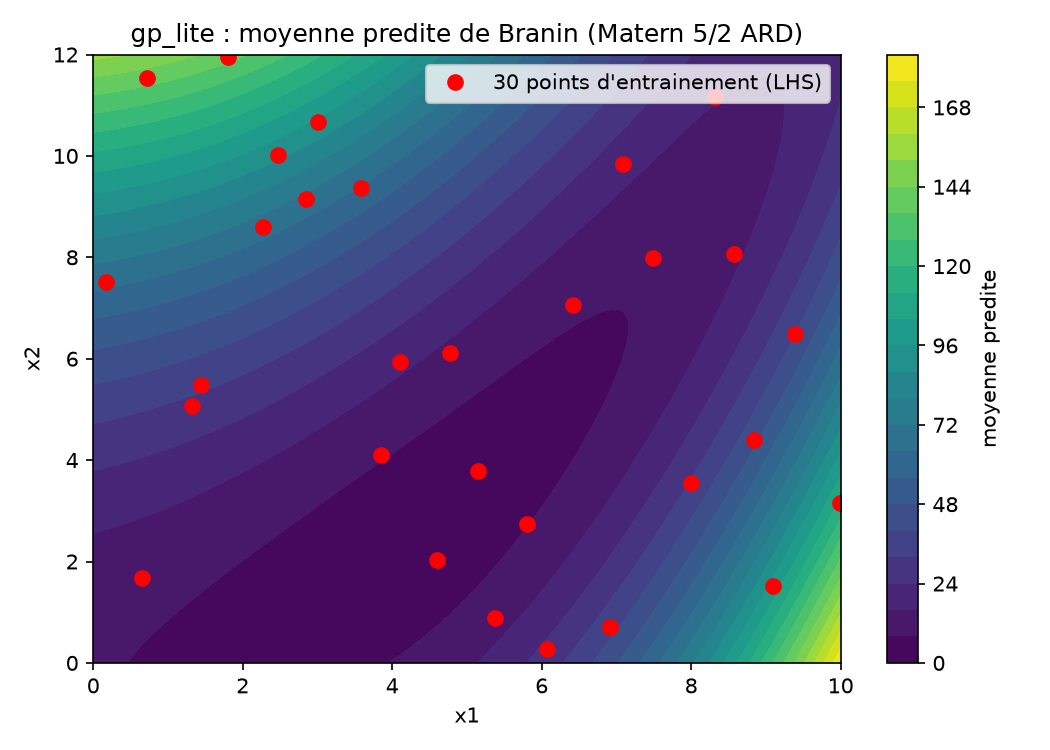

The Python source for this figure:
"""Demonstration gp_lite : surrogate par processus gaussien de Branin.

Entraine un GP (Matern 5/2 ARD) sur 30 points LHS de la fonction de Branin,
puis trace la moyenne predite et les points d'entrainement dans
``examples/branin_demo.png``.

Lancement :
    python examples/branin_demo.py
"""

import os
import sys

import matplotlib

matplotlib.use("Agg")
import matplotlib.pyplot as plt
import numpy as np

# Permet d'importer gp_lite depuis la racine du projet.
sys.path.insert(0, os.path.join(os.path.dirname(__file__), ".."))

from gp_lite import GPRegressor, Matern52ARD


def branin(x):
    """Fonction de Branin 2D."""
    x1, x2 = x[..., 0], x[..., 1]
    return (
        (x2 - 5.1 / (4 * np.pi ** 2) * x1 ** 2) ** 2
        + 5.1 / (4 * np.pi) * x1 ** 2
        - 10.0 / np.pi * x1
        + 10.0
    )


def lhs(n, d, seed=0):
    """Latin hypercube simple de n points dans [0, 1]^d (pur NumPy)."""
    rng = np.random.default_rng(seed)
    pts = np.zeros((n, d))
    for j in range(d):
        edges = (np.arange(n) + rng.random(n)) / n
        order = rng.permutation(n)
        pts[order, j] = edges
    return pts


def main():
    # Echantillonnage d'entrainement et de test (domaine de Branin).
    X = lhs(30, 2, seed=1)
    X[:, 0] *= 10.0
    X[:, 1] *= 12.0
    y = branin(X)

    gp = GPRegressor(Matern52ARD(np.array([1.0, 1.0])), noise=1e-6,
                     normalize_y=True)
    gp.fit(X, y, optimize=True)
    print("Hyperparametres ajustes :")
    print("  lengthscales =", gp.kernel.lengthscales)
    print("  variance     =", gp.kernel.variance)
    print("  noise        =", gp.noise)
    print("log-vraisemblance marginale =", gp.log_marginal_likelihood())

    # Grille de test pour le dessin et le score.
    g1 = np.linspace(0.0, 10.0, 100)
    g2 = np.linspace(0.0, 12.0, 120)
    G1, G2 = np.meshgrid(g1, g2)
    G = np.column_stack([G1.ravel(), G2.ravel()])
    mean, std = gp.predict(G, return_std=True)

    X_test = lhs(200, 2, seed=2)
    X_test[:, 0] *= 10.0
    X_test[:, 1] *= 12.0
    y_test = branin(X_test)
    rmse_rel = np.sqrt(np.mean((gp.predict(X_test) - y_test) ** 2)) / np.std(y_test)
    print("RMSE normalisee (200 points test) =", rmse_rel)

    fig, ax = plt.subplots(figsize=(7, 5))
    cont = ax.contourf(G1, G2, mean.reshape(G1.shape), levels=25,
                       cmap="viridis")
    ax.plot(X[:, 0], X[:, 1], "r.", markersize=14,
            label="30 points d'entrainement (LHS)")
    fig.colorbar(cont, ax=ax, label="moyenne predite")
    ax.set_xlabel("x1")
    ax.set_ylabel("x2")
    ax.set_title("gp_lite : moyenne predite de Branin (Matern 5/2 ARD)")
    ax.legend(loc="upper right")
    out = os.path.join(os.path.dirname(__file__), "branin_demo.png")
    fig.tight_layout()
    fig.savefig(out, dpi=150)
    print("Figure sauvegardee :", out)


if __name__ == "__main__":
    main()
